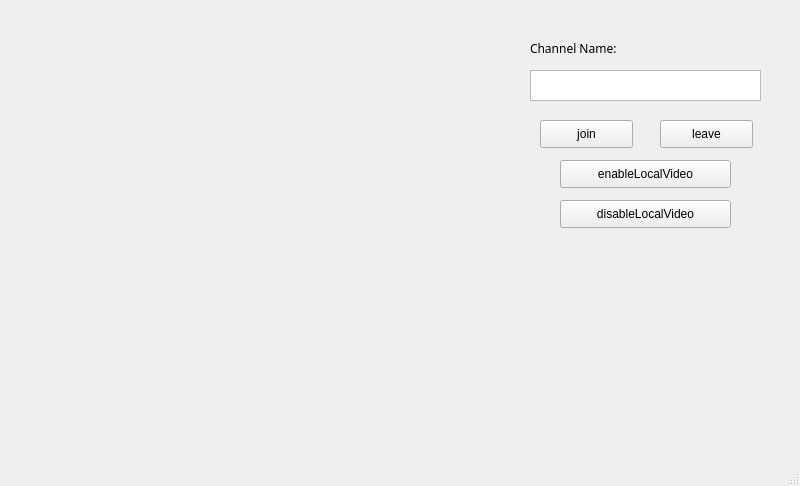
<?xml version="1.0" encoding="UTF-8"?>
<ui version="4.0">
 <class>MainWindow</class>
 <widget class="QMainWindow" name="MainWindow">
  <property name="geometry">
   <rect>
    <x>0</x>
    <y>0</y>
    <width>800</width>
    <height>486</height>
   </rect>
  </property>
  <property name="windowTitle">
   <string>MainWindow</string>
  </property>
  <widget class="QWidget" name="centralwidget">
   <widget class="QTextEdit" name="channelEdit">
    <property name="geometry">
     <rect>
      <x>530</x>
      <y>70</y>
      <width>231</width>
      <height>31</height>
     </rect>
    </property>
    <property name="font">
     <font>
      <family>微软雅黑 Light</family>
     </font>
    </property>
    <property name="cursor" stdset="0">
     <cursorShape>ArrowCursor</cursorShape>
    </property>
   </widget>
   <widget class="QLabel" name="label">
    <property name="geometry">
     <rect>
      <x>530</x>
      <y>40</y>
      <width>111</width>
      <height>16</height>
     </rect>
    </property>
    <property name="font">
     <font>
      <family>微软雅黑 Light</family>
     </font>
    </property>
    <property name="text">
     <string>Channel Name:</string>
    </property>
   </widget>
   <widget class="QPushButton" name="joinButton">
    <property name="geometry">
     <rect>
      <x>540</x>
      <y>120</y>
      <width>93</width>
      <height>28</height>
     </rect>
    </property>
    <property name="text">
     <string>join</string>
    </property>
   </widget>
   <widget class="QPushButton" name="leaveButton">
    <property name="geometry">
     <rect>
      <x>660</x>
      <y>120</y>
      <width>93</width>
      <height>28</height>
     </rect>
    </property>
    <property name="text">
     <string>leave</string>
    </property>
   </widget>
   <widget class="QWidget" name="gridLayoutWidget">
    <property name="geometry">
     <rect>
      <x>530</x>
      <y>250</y>
      <width>251</width>
      <height>171</height>
     </rect>
    </property>
    <layout class="QGridLayout" name="gridLayout">
     <property name="horizontalSpacing">
      <number>7</number>
     </property>
    </layout>
   </widget>
   <widget class="QWidget" name="gridLayoutWidget_2">
    <property name="geometry">
     <rect>
      <x>20</x>
      <y>30</y>
      <width>471</width>
      <height>391</height>
     </rect>
    </property>
    <layout class="QGridLayout" name="gridLayout_2"/>
   </widget>
   <widget class="QPushButton" name="disableButton">
    <property name="geometry">
     <rect>
      <x>560</x>
      <y>200</y>
      <width>171</width>
      <height>28</height>
     </rect>
    </property>
    <property name="text">
     <string>disableLocalVideo</string>
    </property>
   </widget>
   <widget class="QPushButton" name="enableButton">
    <property name="geometry">
     <rect>
      <x>560</x>
      <y>160</y>
      <width>171</width>
      <height>28</height>
     </rect>
    </property>
    <property name="text">
     <string>enableLocalVideo</string>
    </property>
   </widget>
  </widget>
  <widget class="QMenuBar" name="menubar">
   <property name="geometry">
    <rect>
     <x>0</x>
     <y>0</y>
     <width>800</width>
     <height>26</height>
    </rect>
   </property>
  </widget>
  <widget class="QStatusBar" name="statusbar"/>
 </widget>
 <resources/>
 <connections/>
</ui>
